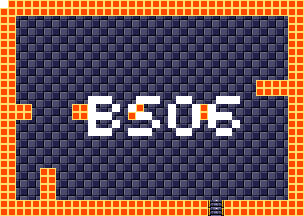

This is a level from a 2D game, rendered from its Tiled map with the project's own tilesets. A one-line summary and the map file follow, with tile-layer data summarised:
An orthogonal 38x27 tile map with 8x8 px tiles, 4 tile layers (background, foreground, room numbers, Objects), 15 tilesets.

<map version="1.5" tiledversion="1.7.1" orientation="orthogonal" renderorder="right-down" width="38" height="27" tilewidth="8" tileheight="8" infinite="0" nextlayerid="11" nextobjectid="1">
 <tileset firstgid="1" source="tilesheets/tsKarniMata.tsx" />
 <tileset firstgid="1025" source="tilesheets/tsVoodooWasp.tsx" />
 <tileset firstgid="2049" source="tilesheets/tsBurial.tsx" />
 <tileset firstgid="3073" source="tilesheets/tsBlueTemple.tsx" />
 <tileset firstgid="4097" source="tilesheets/tsGoddess.tsx" />
 <tileset firstgid="5121" source="tilesheets/tsKonark.tsx" />
 <tileset firstgid="6145" name="sEnemies" tilewidth="8" tileheight="8" tilecount="1024" columns="32">
  <image source="../grapx/tilesheets/sObjects.bmp" trans="ff94ff" width="256" height="256" />
 </tileset>
 <tileset firstgid="7169" source="tilesheets/tsIceTemple.tsx" />
 <tileset firstgid="8193" source="tilesheets/tsLavaArea.tsx" />
 <tileset firstgid="9217" source="tilesheets/tsBossArea.tsx" />
 <tileset firstgid="10241" source="tilesheets/tsPegu.tsx" />
 <tileset firstgid="11265" source="tilesheets/sTiwanakuTemple.tsx" />
 <tileset firstgid="12289" source="tilesheets/sIndraTemple.tsx" />
 <tileset firstgid="13313" source="tilesheets/sTeleport.tsx" />
 <tileset firstgid="14337" source="tilesheets/sObjects.tsx" />
 <layer id="2" name="background" width="38" height="27">
  <data>[1026 cells, 1026 non-empty, 2 distinct tile ids]</data>
 </layer>
 <layer id="1" name="foreground" width="38" height="27">
  <data>[1026 cells, 276 non-empty, 3 distinct tile ids]</data>
 </layer>
 <layer id="7" name="room numbers" width="38" height="27">
  <data>[1026 cells, 45 non-empty, 1 distinct tile ids]</data>
 </layer>
 <layer id="10" name="Objects" width="38" height="27">
  <data>[1026 cells, 0 non-empty, 0 distinct tile ids]</data>
 </layer>
</map>
